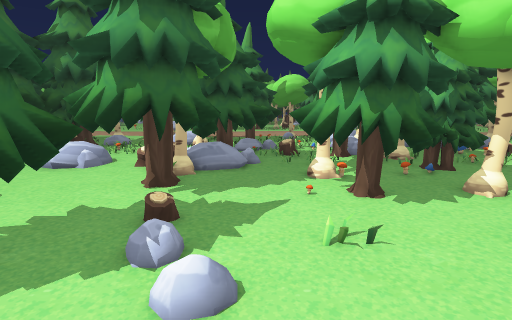
view 1 (above)

19 first-person views from a walk through a 3-D level made in the Unity game engine. The camera is 1.4 m above the floor, tilts 10° down and sees 80° across. The floor is counted in squares, 0.5 m on a side. Each view is taken from the middle of a square. On the plan, view 1 faces up. The plan holds only what a view shows up to about 20 squares ahead; the rest is blank. The place goes on beyond the plan. The player character is not drawn.

view 2
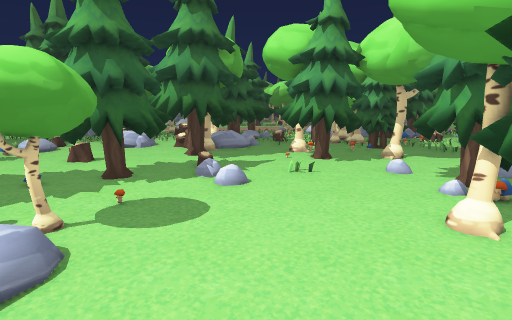

view 3
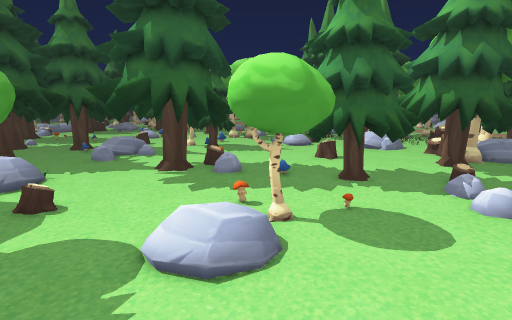

view 4
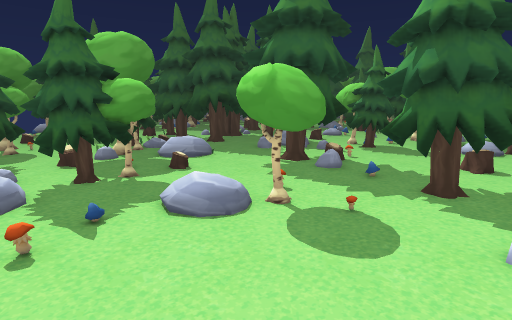

view 5
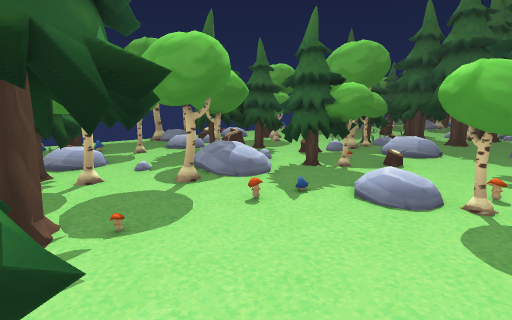

view 6
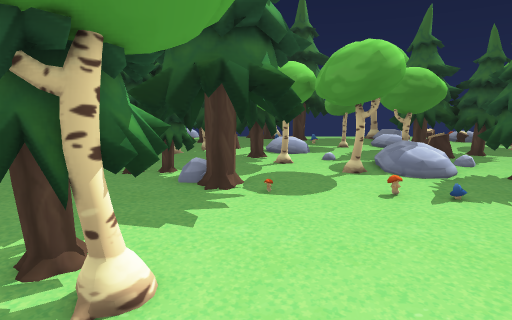

view 7
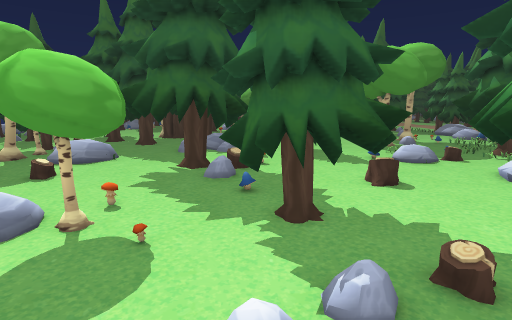

view 8
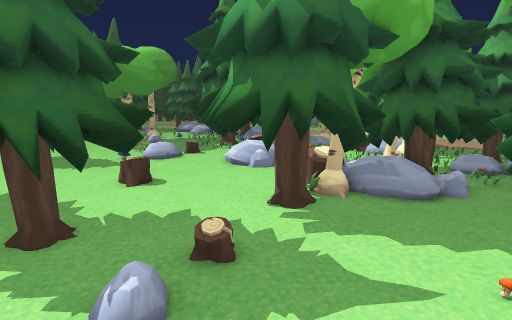

view 9
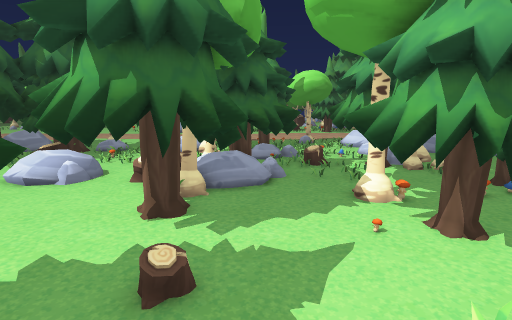

view 10
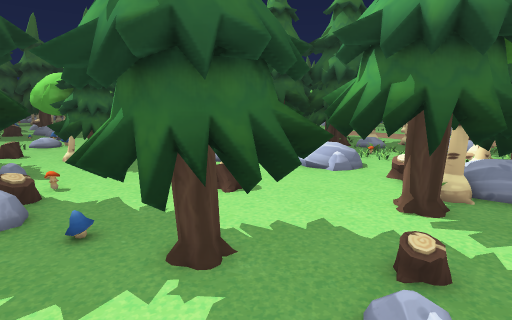

view 11
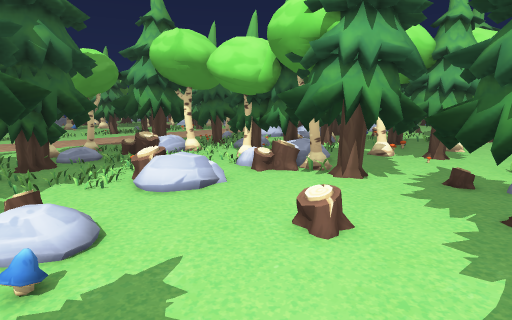

view 12
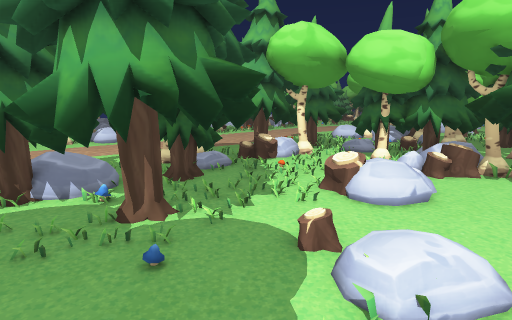

view 13
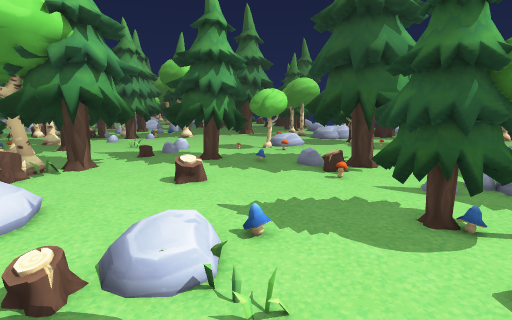

view 14
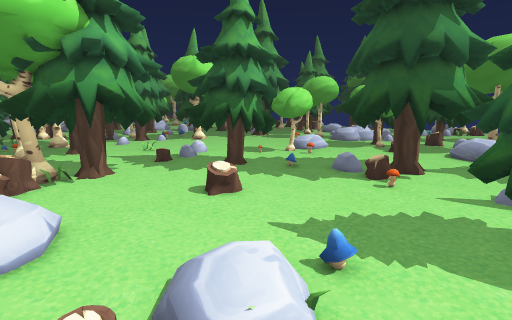

view 15
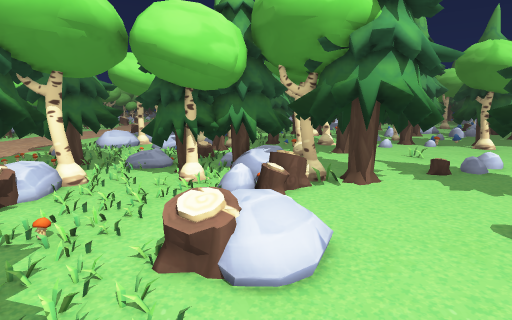

view 16
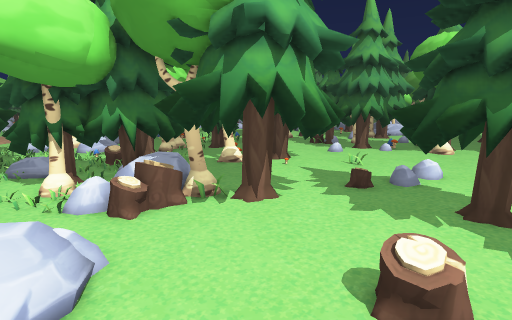

view 17
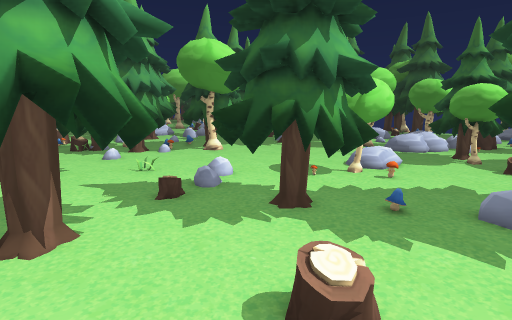

view 18
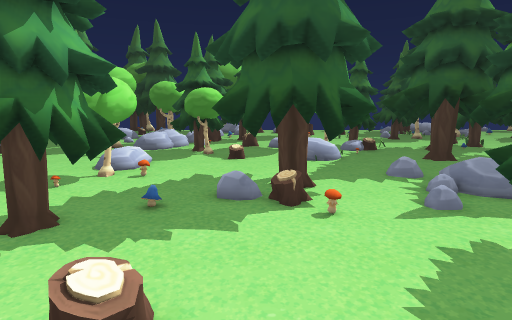

view 19
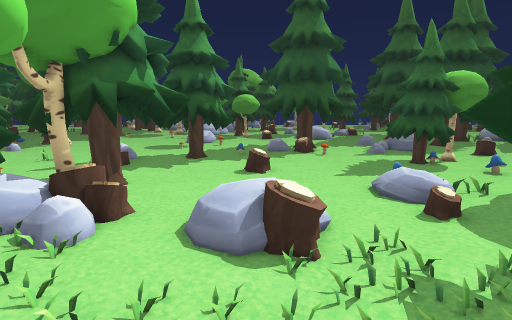

### Floor plan
Key: @ floor where view 1 was taken; # wall or solid block; . main floor; : floor 0.25 m higher than the main floor; + floor 0.5 m higher than the main floor; / step, stairs or slope; = window, fence, low wall or low ledge; T tree; M mushroom; S stump; O other object.
Columns run from 19 left of view 1 to 7 right of it. Each row starts with its distance up from view 1.
 22  TTTT TTTT..OOO# .TTT
 21  TTMTTTTTT........:   ...O
 20  TTM TTT .M......T:::..O
 19 .TTTTTT........TTTTO..T
 18 .TTTTTT........TTTTT. TTTT
 17 .TTTTTT........#TTTT..TTTT
 16 ..MTTT...++:..:#TTTTT.TTT
 15 .........+++... TTTTT...T
 14   ...:...:::..=S#TTT.....TO
 13   ..::.......TSS#T...##..TO
 12  ....+.......TTTTT...TMM.O.
 11 .....M.......TTTTT...TTTT..
 10 .............TTTTTT.TMTTTT.
  9 M.........O...TTTT...TTTT..
  8 #TTT...........T./...TTTT..
  7 #MTT........TTTT//.........
  6 ##TT........TTTT./.......:T
  5 ##T........TTTTT.........TT
  4  .....M....MTTTT..O......TT
  3  ....TTTT...TTT..........TT
  2  ::.TTTTTT.....M..........M
  1  :..TTTTTT...###.........TT
  0  .:.TTT.TT...###...@....#TT
 -1 ....TTTTTT...###........TTT
 -2 T.....TTT.....OO........TT
 -3 TT............OO........T
 -4 TT..::...............TTTT.
 -5 TT..++:...###...M.M..TTTTT
 -6 T.O.:+:...###T.......TM..TT
 -7  ........O##TT.......TTTTT
 -8    #  ....TTTT.O#### TTTTTO
 -9  T ###..... TTOO## #  T  TO
-10  TT      ....####   ###  TO
-11   T           #      ##   O

Where each view was taken, in squares from view 1:
view 1: 0 up, 0 right, facing up
view 2: 7 down, 0 right, facing up
view 3: 6 down, 0 right, facing up-left
view 4: 1 down, 4 right, facing left
view 5: 1 up, 5 right, facing down-left
view 6: 4 up, 3 right, facing down
view 7: 4 up, 2 right, facing left
view 8: 4 up, 2 right, facing up-left
view 9: 3 up, 1 left, facing up
view 10: 2 up, 1 left, facing up-left
view 11: 5 up, 15 left, facing up-right
view 12: 11 up, 19 left, facing up-right
view 13: 15 up, 19 left, facing down-right
view 14: 15 up, 17 left, facing down-right
view 15: 15 up, 15 left, facing right
view 16: 11 up, 13 left, facing right
view 17: 12 up, 11 left, facing down-right
view 18: 12 up, 11 left, facing down
view 19: 22 up, 9 left, facing down
